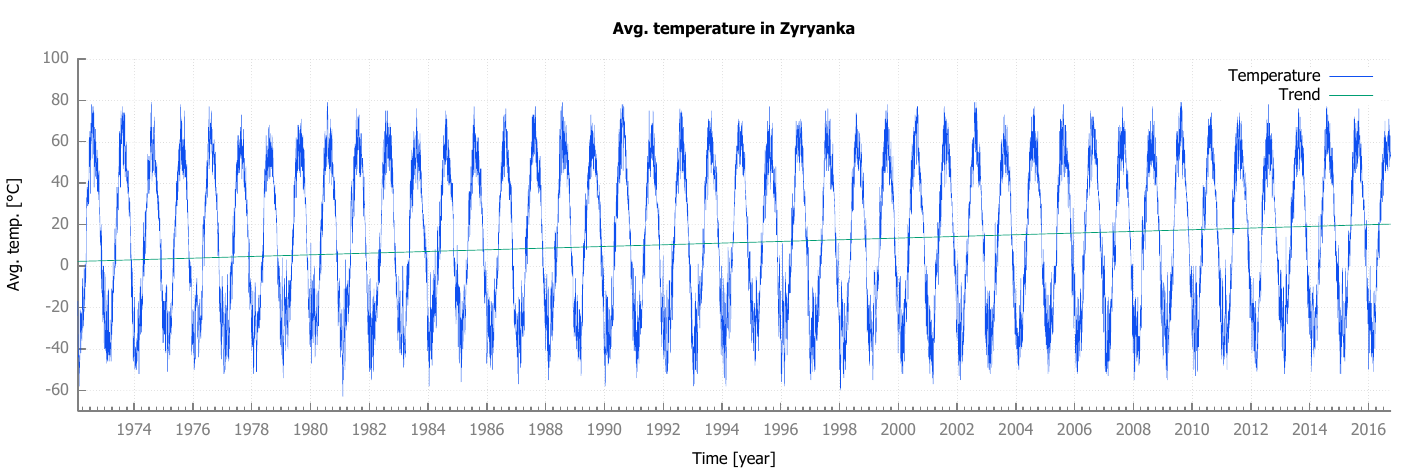

Write the gnuplot code that produced this figure.
set terminal pdfcairo enhanced color font "sans,7" fontscale 1.0 linewidth 1 rounded dashlength 1 background "white" size 36cm,12cm 
set encoding utf8

set output "cv_01_du.pdf"

#definovani barvy os
set style line 80 linetype 1 linecolor "#808080" linewidth 2 
set border 3 back linestyle 80

set xdata time
set timefmt "%Y%m%d"
set format x "%Y"
set yrange [-70:100]
set xrange ["19730101":"20170901"]

#mrizka
set style line 80 lt 0
set style line 80 lt rgb "0x00D3D3D3"
set style line 80 lw 0.5
set grid back linestyle 80

# set for [i=0:11] xtics ("1959", 2629746 * 48 * i, "2017") nomirror 
# set for [i=0:11] xtics ("1973", 19730101 + 100000 * i, "2017") nomirror 
# set xtics 100000000 nomirror 
set xtics "19370101", 365 * 24 * 60 * 60 * 2, "20170901" nomirror 
# set xtics ("19370101", "" "19500101", "20170901") nomirror 
set ytics nomirror

set title "Avg. temperature in Zyryanka" font "sans-Bold"
set xlabel "Time [year]"
set ylabel "Avg. temp. [°C]"

f(x) = a * x + b
fit f(x) 'data2.txt' u 1:2 via a, b

# data
set style line 1 lc rgb '#0F50F0' lt 1 lw 0.5 pt 2 ps 1   # --- blue
plot "data2.txt" using 1:2 title "Temperature" with lines ls 1, f(x) title "Trend" with lines ls 2